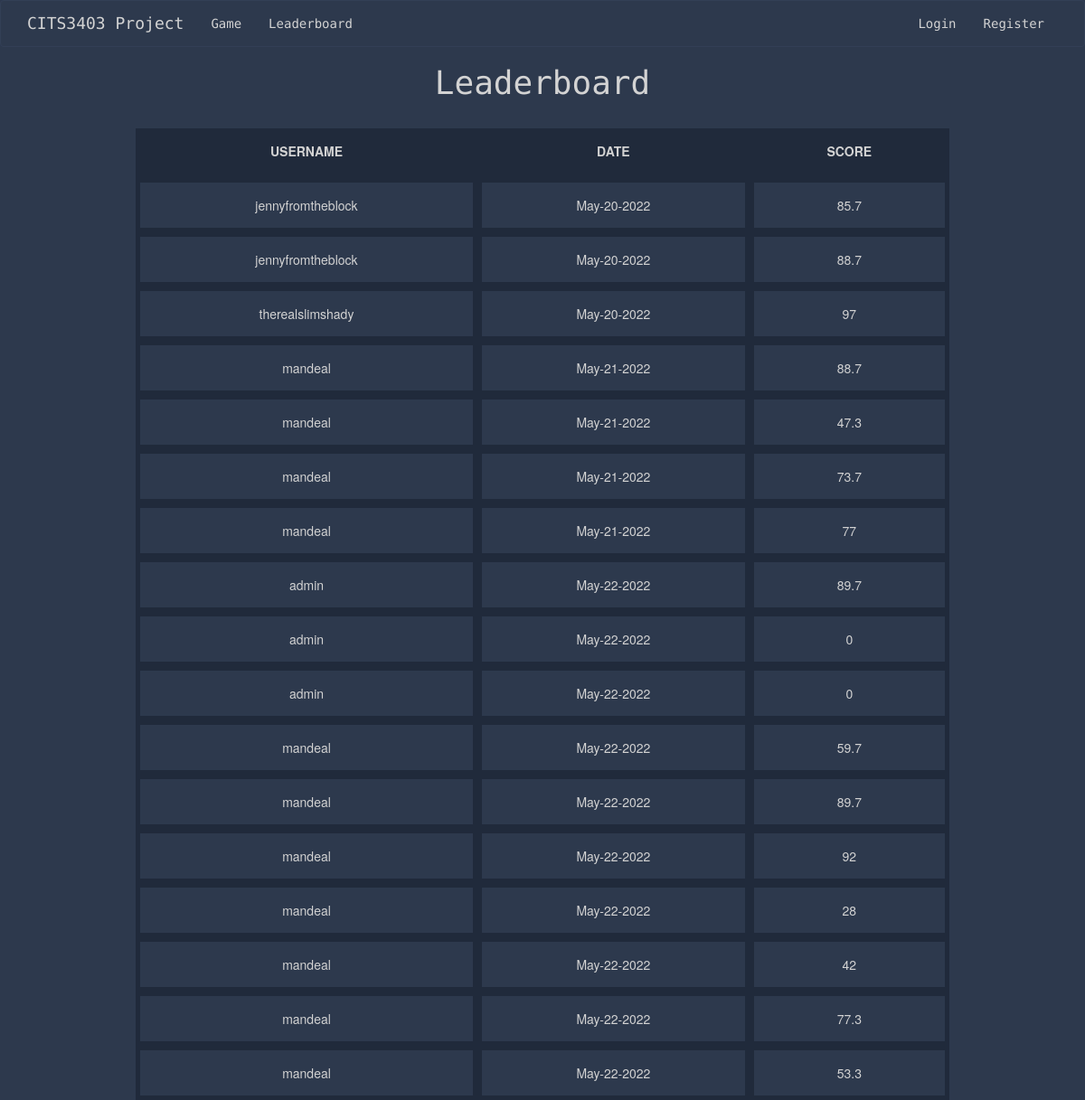
The page /leaderboard on the database as committed earlier.
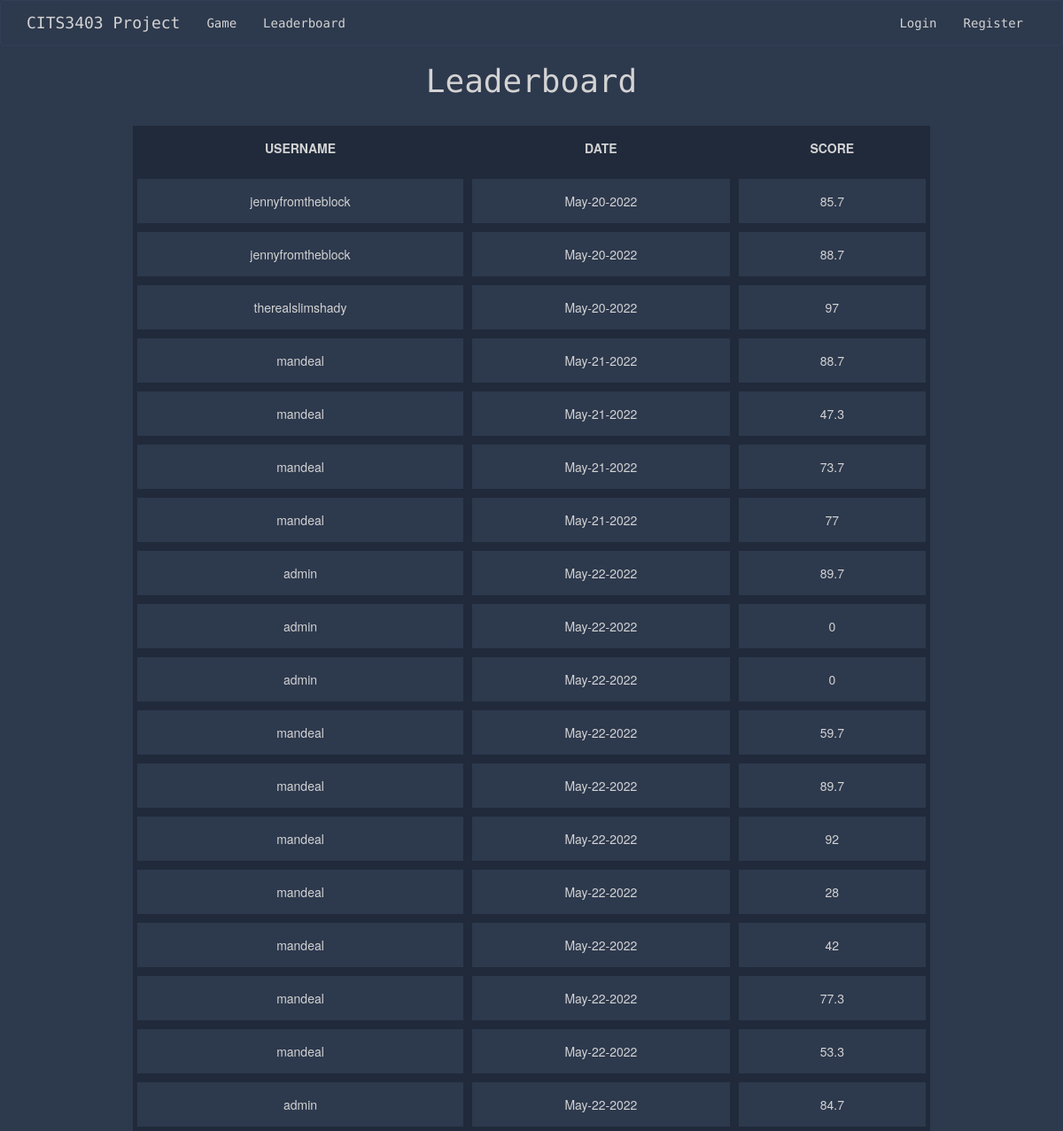
The same page on the database as committed later.
### app/models.py (models this page shows, shortened)
class Score(UserMixin, db.Model):
    id = db.Column(db.Integer, primary_key=True)
    user_score = db.Column(db.Integer)
    user_id = db.Column(db.Integer, db.ForeignKey("user.id"))
    today = date.today()
    format_date = today.strftime("%b-%d-%Y") #strips minutes, formats the date eg May-16-2022
    date = db.Column(db.String, default=format_date)

class User(UserMixin, db.Model):
    id = db.Column(db.Integer, primary_key=True)
    username = db.Column(db.String(64), index=True, unique=True)
    email = db.Column(db.String(120), index=True, unique=True)
    password_hash = db.Column(db.String(128))
    user_stats = db.relationship('Score', backref='user', lazy=True)

### app/routes.py (the view)
@app.route('/leaderboard', methods=['GET', 'POST'])
def leaderboard():
    all_scores = Score.query.all()
    user = User.query.all()
    if current_user.is_authenticated:
        user_id = current_user.id
    return render_template('leaderboard.html', title='Leaderboard', scores=all_scores, user=user)

### app/templates/leaderboard.html
{% extends "base.html" %}
{% block content %}
<h1>Leaderboard</h1>
    <table id="myTable" class="tablesorter">
        <thead>
            <tr>
                <th> USERNAME </th>
                <th> DATE </th>
                <th> SCORE </th>
            </tr>
        </thead>
        <tbody>
            {% for score in scores %}
                <tr>
                    <td> {{ score.user.username }} </td>
                    <td> {{ score.date }} </td>
                    <td> {{ score.user_score }}</td>
                </tr>
            {% endfor %}
        </tbody>
    </table>
{% endblock %}

### app/templates/base.html (shortened to what this page needs)
{% extends 'bootstrap/base.html' %}
{% block styles %}
{{ super() }}
<head>
<link rel="stylesheet" href="{{ url_for('static', filename='css/stylesheet.css') }}">
</head>
{% endblock %}
{% block navbar %}
<nav class="navbar navbar-default">
    <div class="container">
        <div class="navbar-header">
            <a class="navbar-brand" href="{{ url_for('index') }}">CITS3403 Project</a>
        </div>
        <div class="collapse navbar-collapse" id="bs-example-navbar-collapse-1">
            <ul class="nav navbar-nav navbar-left">
                {% if current_user.is_anonymous %}
                <li><a href="{{ url_for('game') }}">Game</a></li>
                <li><a href="{{ url_for('leaderboard') }}">Leaderboard</a></li>
                {% else %}
                <li><a href="{{ url_for('game') }}">Game</a></li>
                <li><a href="{{ url_for('leaderboard') }}">Leaderboard</a></li>
                <li><a href="{{ url_for('user_stats') }}">Profile</a></li>
                <li><a href="{{ url_for('admin') }}">Admin</a></li>
                {% endif %}
            </ul>
            <ul class="nav navbar-nav navbar-right">
                {% if current_user.is_anonymous %}
                <li><a href="{{ url_for('login') }}">Login</a></li>
                <li><a href="{{ url_for('register') }}">Register</a></li>
                {% else %}
                <li><a href="{{ url_for('logout') }}">Logout</a></li>
                {% endif %}
            </ul>
        </div>
    </div>
</nav>
{% endblock %}

### app/static/css/stylesheet.css (style rules this page uses)
head,body { text-align: center; }
body { background: #2d394d; color: lightgrey; }
.center, h1 { text-align: center; font-family: 'Source Code Pro', monospace; }
ul { display: inline-block; text-align: left; list-style-type: square; }
a { color: lightgrey !important; }
.navbar-default { background: #2d394d; border-color: #323f56; font-family: 'Source Code Pro', monospace; }
table { border-collapse: separate; width: 75%; margin-left: auto; margin-right: auto; margin-top: 30px; }
th, td { border: 5px solid #202a3b; padding: 15px; text-align: center; margin: none; }
th { border-top: none; font-weight: bold; background-color: #202a3b; }

Rows that differ between the two databases and show on the page:
added Score: user.username "admin", date "May-22-2022", user_score "84.7"
